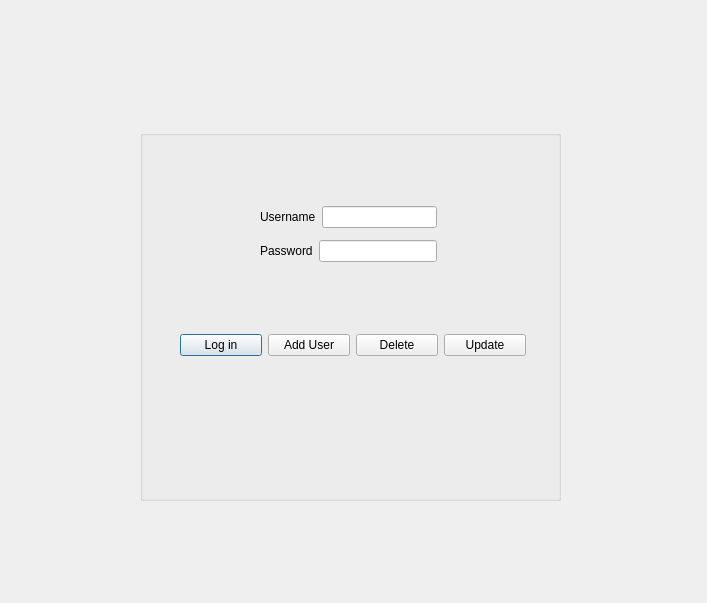
<?xml version="1.0" encoding="UTF-8"?>
<ui version="4.0">
 <class>LoginWindow</class>
 <widget class="QDialog" name="LoginWindow">
  <property name="geometry">
   <rect>
    <x>0</x>
    <y>0</y>
    <width>707</width>
    <height>603</height>
   </rect>
  </property>
  <property name="windowTitle">
   <string>Dialog</string>
  </property>
  <widget class="QGroupBox" name="groupBox">
   <property name="geometry">
    <rect>
     <x>140</x>
     <y>130</y>
     <width>421</width>
     <height>371</height>
    </rect>
   </property>
   <property name="title">
    <string/>
   </property>
   <widget class="QWidget" name="layoutWidget">
    <property name="geometry">
     <rect>
      <x>120</x>
      <y>70</y>
      <width>177</width>
      <height>69</height>
     </rect>
    </property>
    <layout class="QVBoxLayout" name="verticalLayout">
     <item>
      <layout class="QHBoxLayout" name="horizontalLayout">
       <item>
        <widget class="QLabel" name="label_UserName">
         <property name="text">
          <string>Username</string>
         </property>
        </widget>
       </item>
       <item>
        <widget class="QLineEdit" name="lineEdit_userName"/>
       </item>
      </layout>
     </item>
     <item>
      <layout class="QHBoxLayout" name="horizontalLayout_2">
       <item>
        <widget class="QLabel" name="label_userPassword">
         <property name="text">
          <string>Password</string>
         </property>
        </widget>
       </item>
       <item>
        <widget class="QLineEdit" name="lineEdit_userPassword">
         <property name="echoMode">
          <enum>QLineEdit::Password</enum>
         </property>
        </widget>
       </item>
      </layout>
     </item>
    </layout>
   </widget>
   <widget class="QWidget" name="layoutWidget">
    <property name="geometry">
     <rect>
      <x>40</x>
      <y>200</y>
      <width>346</width>
      <height>31</height>
     </rect>
    </property>
    <layout class="QHBoxLayout" name="horizontalLayout_3">
     <item>
      <widget class="QPushButton" name="pushButton_login">
       <property name="text">
        <string>Log in</string>
       </property>
      </widget>
     </item>
     <item>
      <widget class="QPushButton" name="pushButton_back">
       <property name="text">
        <string>Add User</string>
       </property>
      </widget>
     </item>
     <item>
      <widget class="QPushButton" name="pushButton_delete">
       <property name="text">
        <string>Delete</string>
       </property>
      </widget>
     </item>
     <item>
      <widget class="QPushButton" name="pushButton_updatePassword">
       <property name="text">
        <string>Update</string>
       </property>
      </widget>
     </item>
    </layout>
   </widget>
  </widget>
 </widget>
 <resources/>
 <connections/>
</ui>
